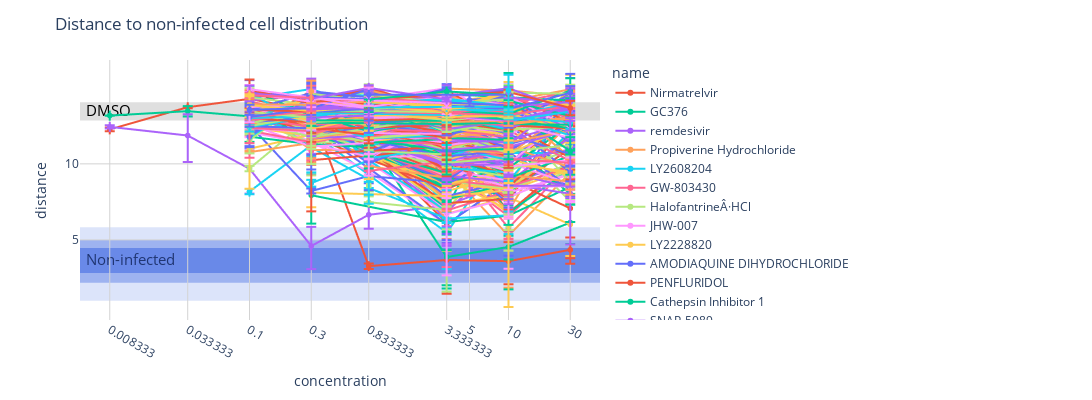

This figure's notebook cell:
### Code cell
# compounds = average_predictions.copy()
compounds = average_predictions[average_predictions['distance_median'] <= THRESH].copy()
dmso = compounds[compounds['batch_id'] == 'DMSO']

plot_compounds_interactive(compounds, dmso)
